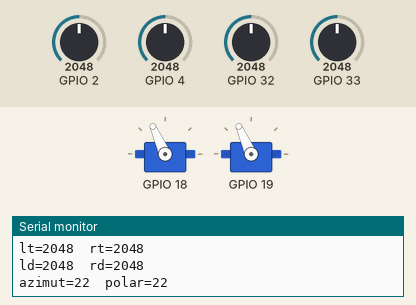
Bench run of a sketch on a simulated ESP32. Parts: 2 × servo, the last lines printed to the serial monitor. The test bench sets the inputs (shaded band); at power-on: GPIO 2 = 2048, GPIO 4 = 2048, GPIO 32 = 2048, GPIO 33 = 2048. Servo pulses on a pin are drawn as a servo (544–2400 µs = 0–180°).

Above: at 1.2 s.
1.3 s: GPIO 2 set to 2602
2.8 s: GPIO 2 set to 2696
At 3.7 s:
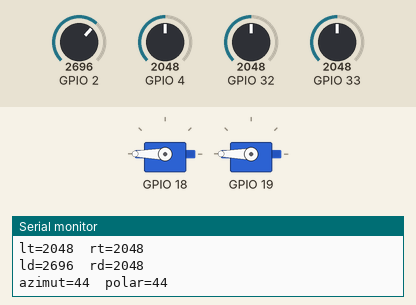
4.3 s: GPIO 4 set to 3245
5.8 s: GPIO 4 set to 3323
At 6.06 s:
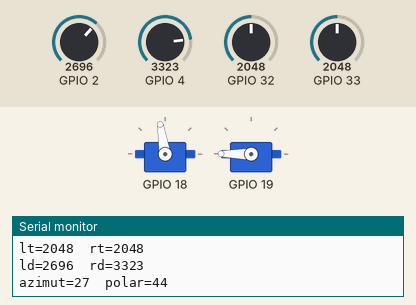
At 7.3 s:
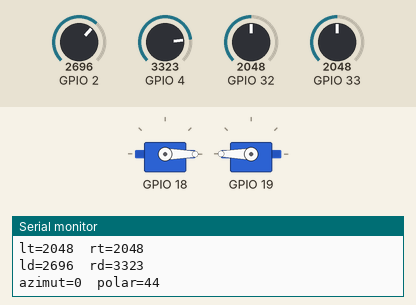
7.6 s: GPIO 4 set to 2166
9.1 s: GPIO 4 set to 2025
At 9.3 s:
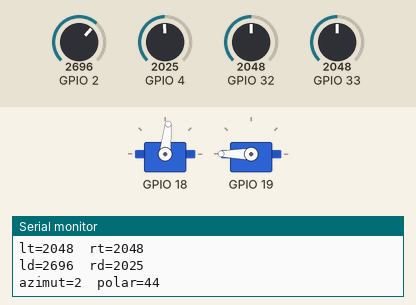
Timing chart, 0 to 11.9 s (numbered marks = the images above; inputs shaded):
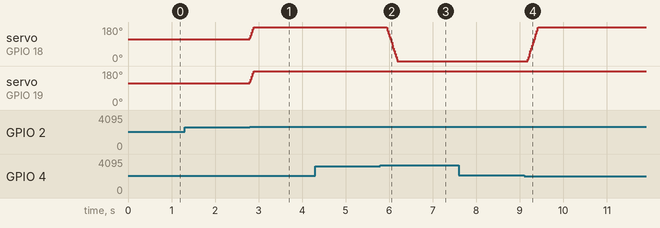

Measured:
- the behaviour switches between 2649 and 2650 on GPIO 2 (found by bisection; images 0 and 1)
- the behaviour switches between 3297 and 3298 on GPIO 4 (found by bisection; images 1 and 2)
- the behaviour switches between 2096 and 2095 on GPIO 4 (found by bisection; images 3 and 4)
- after the input at 2.8 s, servo on GPIO 18, servo on GPIO 19: 114° → 180° at once
- after the input at 5.8 s, servo on GPIO 18: moves from 180° to 0° over 0.24 s, starting after 0.14 s
- after the input at 9.1 s, servo on GPIO 18: moves from 0° to 180° over 0.24 s, starting after 0.08 s

The sketch:

solarTracker.ino
```cpp
#include "solarTracker.h"

solarTracker_t st = {
  { // servo Pin
    18, // Azimut servo pin
    19  // Polar servo pin
  },
  { // servo channels
    1, // Channel for azimut servo
    2  // Channel for polar servo
  },
  { // LDR Pin
   32, // Top-left LDR pin
   33, // Top-Right LDR Pi  n
   2,  // Down-left LDR pin
   4   // Down-Right LDR Pin
  }
};

void setup(){
  Serial.begin(9600);
  solarTracker_begin(&st);
}

void loop(){
  /*for(st.servoVal.azimut = 0; st.servoVal.azimut < 30; st.servoVal.azimut++){
    solarTracker_loop(&st);
    delay(500);
  }
  for( ; st.servoVal.azimut > 0; st.servoVal.azimut--){
    solarTracker_loop(&st);
    delay(500);
  }*/
  solarTracker_loop(&st);
  delay(10);
}
```

solarTracker.cpp
```cpp
#include "solarTracker.h"
#include <Arduino.h>

const int lowerThreshold = 0 * 256 / 20;
const int upperThreshold = 3.5 * 256 / 20;
const int middle = (lowerThreshold + upperThreshold) / 2;

const int tol = 300; // tolerance

void solarTracker_begin(solarTracker_t * st){
  ledcAttachPin(st->servoPin.azimut, st->servoChannel.azimut);
  ledcAttachPin(st->servoPin.polar,  st->servoChannel.polar);

  ledcSetup(st->servoChannel.azimut, 50, 8); // 50Hz PWM, 8-bit resolution
  ledcSetup(st->servoChannel.polar, 50, 8);  // 50Hz PWM, 8-bit resolution

  st->servoVal.azimut = middle;
  st->servoVal.polar  = middle;

  ledcWrite(st->servoChannel.azimut, st->servoVal.azimut);
  ledcWrite(st->servoChannel.polar,  st->servoVal.polar);
}

int n = 0;
void solarTracker_loop(solarTracker_t * st) {
  int lt = analogRead(st->ldrPin.lt); // top left
  int rt = analogRead(st->ldrPin.rt); // top right
  int ld = analogRead(st->ldrPin.ld); // down left
  int rd = analogRead(st->ldrPin.rd); // down right

  int avt = (lt + rt) / 2; // average value top
  int avd = (ld + rd) / 2; // average value down
  int avl = (lt + ld) / 2; // average value left
  int avr = (rt + rd) / 2; // average value right

  if (avl > avr + tol && st->servoVal.azimut < upperThreshold){
    st->servoVal.azimut++;
  } else if (avl + tol < avr && st->servoVal.azimut > lowerThreshold) {
    st->servoVal.azimut--;
  }
  ledcWrite(st->servoChannel.azimut, st->servoVal.azimut);

  if (avt > avd + tol && st->servoVal.polar > lowerThreshold){
    st->servoVal.polar--;
  } else if (avt + tol < avd && st->servoVal.polar < upperThreshold){
    st->servoVal.polar++;
  }
  ledcWrite(st->servoChannel.polar, st->servoVal.polar);

  n++;
  if(n == 30){
    n = 0;
    Serial.print("lt=");      Serial.print(lt);
    Serial.print("\trt=");    Serial.println(rt);
    Serial.print("ld=");      Serial.print(ld);
    Serial.print("\trd=");    Serial.println(rd);
    Serial.print("azimut=");  Serial.print(st->servoVal.azimut);
    Serial.print("\tpolar="); Serial.println(st->servoVal.polar);
    Serial.println();
  }
}
```

solarTracker.h
```cpp
/*
A solar tracker based on SG90 servo and ESP32
*/

struct solarTracker_servos_t {
  int azimut; // XY plane
  int polar;  // respect Z axis
};

struct solarTracker_ldr_t {
  int lt; // left-top
  int rt; // right-top
  int ld; // left-down
  int rd; // right-down
};

struct solarTracker_t {
  // setting values
  solarTracker_servos_t servoPin;
  solarTracker_servos_t servoChannel;
  solarTracker_ldr_t ldrPin;

  // variable to set in loop
  solarTracker_servos_t servoVal;
};

void solarTracker_begin(solarTracker_t * st);
void solarTracker_loop(solarTracker_t * st);
```
